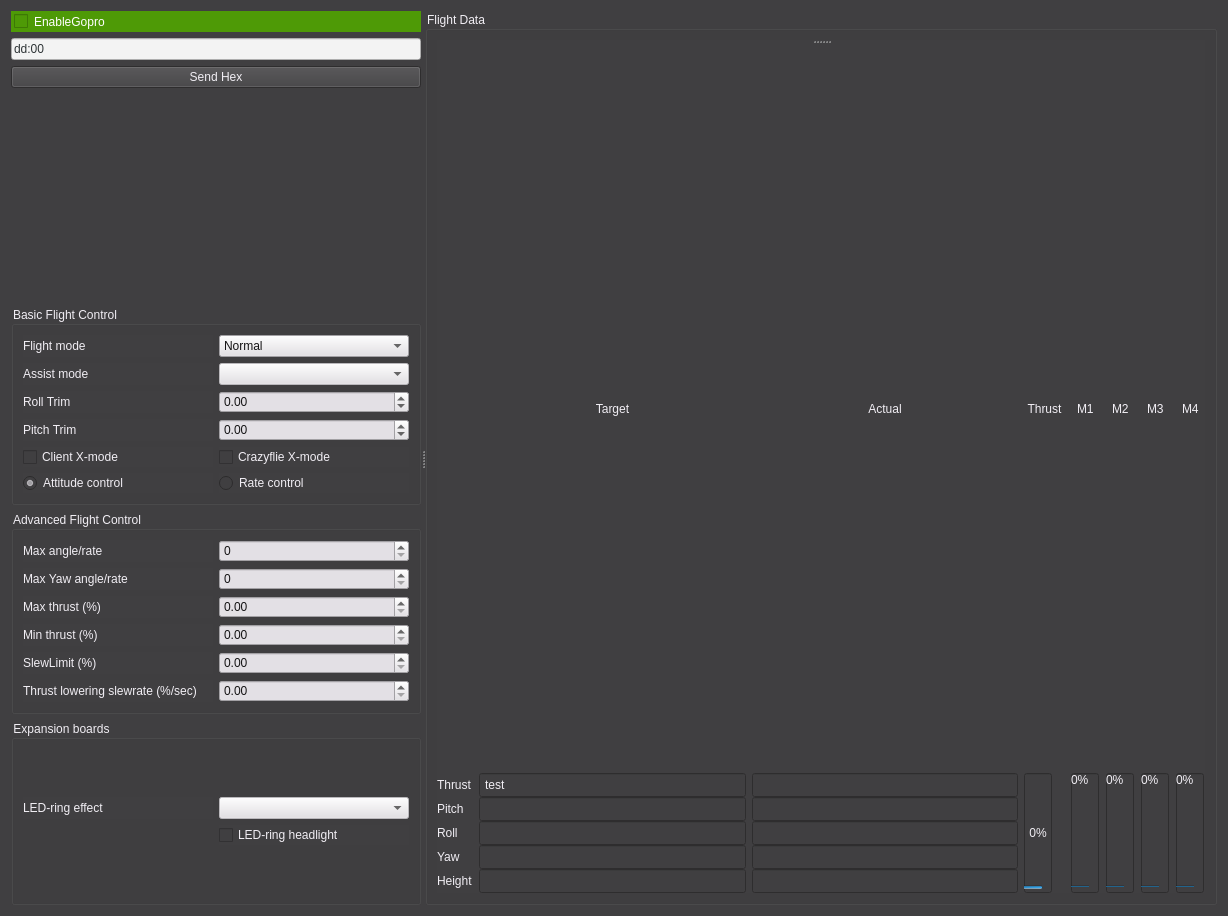
<?xml version="1.0" encoding="UTF-8"?>
<ui version="4.0">
 <class>Form</class>
 <widget class="QWidget" name="Form">
  <property name="geometry">
   <rect>
    <x>0</x>
    <y>0</y>
    <width>1228</width>
    <height>916</height>
   </rect>
  </property>
  <property name="windowTitle">
   <string>Form</string>
  </property>
  <property name="styleSheet">
   <string notr="true">background-color: rgb(64, 63, 65);
color: rgb(241, 238, 244);</string>
  </property>
  <layout class="QHBoxLayout" name="horizontalLayout">
   <item>
    <widget class="QSplitter" name="splitter_2">
     <property name="orientation">
      <enum>Qt::Horizontal</enum>
     </property>
     <widget class="QWidget" name="layoutWidget">
      <layout class="QVBoxLayout" name="verticalLayout">
       <property name="sizeConstraint">
        <enum>QLayout::SetMaximumSize</enum>
       </property>
       <item>
        <widget class="QCheckBox" name="checkEnableGoPro">
         <property name="styleSheet">
          <string notr="true">color: rgb(255, 255, 255);
background-color: rgb(78, 154, 6);
padding: 3px;</string>
         </property>
         <property name="text">
          <string>EnableGopro</string>
         </property>
        </widget>
       </item>
       <item>
        <widget class="QLineEdit" name="lineEdit">
         <property name="styleSheet">
          <string notr="true">background-color: rgb(243, 243, 243);
color: rgb(46, 52, 54);</string>
         </property>
         <property name="text">
          <string>dd:00</string>
         </property>
        </widget>
       </item>
       <item>
        <widget class="QPushButton" name="sendHexButton">
         <property name="text">
          <string>Send Hex</string>
         </property>
        </widget>
       </item>
       <item>
        <spacer name="horizontalSpacer">
         <property name="orientation">
          <enum>Qt::Horizontal</enum>
         </property>
         <property name="sizeHint" stdset="0">
          <size>
           <width>40</width>
           <height>20</height>
          </size>
         </property>
        </spacer>
       </item>
       <item>
        <widget class="QLabel" name="video_window">
         <property name="text">
          <string/>
         </property>
        </widget>
       </item>
       <item>
        <widget class="QGroupBox" name="groupBox_2">
         <property name="sizePolicy">
          <sizepolicy hsizetype="Preferred" vsizetype="Preferred">
           <horstretch>0</horstretch>
           <verstretch>0</verstretch>
          </sizepolicy>
         </property>
         <property name="minimumSize">
          <size>
           <width>160</width>
           <height>0</height>
          </size>
         </property>
         <property name="maximumSize">
          <size>
           <width>16777215</width>
           <height>16777215</height>
          </size>
         </property>
         <property name="title">
          <string>Basic Flight Control</string>
         </property>
         <layout class="QHBoxLayout" name="horizontalLayout_3">
          <item>
           <layout class="QGridLayout" name="gridLayout_3">
            <item row="1" column="0">
             <widget class="QLabel" name="label_4">
              <property name="minimumSize">
               <size>
                <width>100</width>
                <height>0</height>
               </size>
              </property>
              <property name="text">
               <string>Flight mode</string>
              </property>
             </widget>
            </item>
            <item row="0" column="1">
             <spacer name="verticalSpacer_3">
              <property name="orientation">
               <enum>Qt::Vertical</enum>
              </property>
              <property name="sizeType">
               <enum>QSizePolicy::Maximum</enum>
              </property>
              <property name="sizeHint" stdset="0">
               <size>
                <width>0</width>
                <height>0</height>
               </size>
              </property>
             </spacer>
            </item>
            <item row="4" column="1">
             <widget class="QDoubleSpinBox" name="targetCalPitch">
              <property name="styleSheet">
               <string notr="true">background-color: rgb(227, 224, 229);
color: rgb(21, 20, 21);</string>
              </property>
              <property name="minimum">
               <double>-20.000000000000000</double>
              </property>
              <property name="maximum">
               <double>20.000000000000000</double>
              </property>
              <property name="singleStep">
               <double>0.200000000000000</double>
              </property>
             </widget>
            </item>
            <item row="5" column="1">
             <widget class="QCheckBox" name="crazyflieXModeCheckbox">
              <property name="enabled">
               <bool>false</bool>
              </property>
              <property name="text">
               <string>Crazyflie X-mode</string>
              </property>
             </widget>
            </item>
            <item row="3" column="1">
             <widget class="QDoubleSpinBox" name="targetCalRoll">
              <property name="styleSheet">
               <string notr="true">background-color: rgb(227, 224, 229);
color: rgb(21, 20, 21);</string>
              </property>
              <property name="minimum">
               <double>-20.000000000000000</double>
              </property>
              <property name="maximum">
               <double>20.000000000000000</double>
              </property>
              <property name="singleStep">
               <double>0.200000000000000</double>
              </property>
             </widget>
            </item>
            <item row="6" column="0">
             <widget class="QRadioButton" name="angularPidRadioButton">
              <property name="enabled">
               <bool>false</bool>
              </property>
              <property name="text">
               <string>Attitude control</string>
              </property>
              <property name="checked">
               <bool>true</bool>
              </property>
             </widget>
            </item>
            <item row="4" column="0">
             <widget class="QLabel" name="label_3">
              <property name="text">
               <string>Pitch Trim</string>
              </property>
             </widget>
            </item>
            <item row="6" column="1">
             <widget class="QRadioButton" name="ratePidRadioButton">
              <property name="enabled">
               <bool>false</bool>
              </property>
              <property name="text">
               <string>Rate control</string>
              </property>
             </widget>
            </item>
            <item row="2" column="0">
             <widget class="QLabel" name="label_5">
              <property name="text">
               <string>Assist mode</string>
              </property>
             </widget>
            </item>
            <item row="5" column="0">
             <widget class="QCheckBox" name="clientXModeCheckbox">
              <property name="enabled">
               <bool>false</bool>
              </property>
              <property name="text">
               <string>Client X-mode</string>
              </property>
             </widget>
            </item>
            <item row="2" column="1">
             <widget class="QComboBox" name="_assist_mode_combo">
              <property name="enabled">
               <bool>false</bool>
              </property>
              <property name="styleSheet">
               <string notr="true">background-color: rgb(227, 224, 229);
color: rgb(21, 20, 21);</string>
              </property>
             </widget>
            </item>
            <item row="3" column="0">
             <widget class="QLabel" name="label_2">
              <property name="text">
               <string>Roll Trim</string>
              </property>
             </widget>
            </item>
            <item row="1" column="1">
             <widget class="QComboBox" name="flightModeCombo">
              <property name="minimumSize">
               <size>
                <width>0</width>
                <height>0</height>
               </size>
              </property>
              <property name="toolTip">
               <string>&lt;html&gt;&lt;head/&gt;&lt;body&gt;&lt;p&gt;Select what flightmode to use:&lt;/p&gt;&lt;p&gt; * Safe prevents crashing&lt;/p&gt;&lt;p&gt; * Crazy does not prevent crashing :)&lt;/p&gt;&lt;/body&gt;&lt;/html&gt;</string>
              </property>
              <property name="styleSheet">
               <string notr="true">background-color: rgb(227, 224, 229);
color: rgb(21, 20, 21);</string>
              </property>
              <property name="editable">
               <bool>false</bool>
              </property>
              <property name="currentIndex">
               <number>0</number>
              </property>
              <item>
               <property name="text">
                <string>Normal</string>
               </property>
              </item>
              <item>
               <property name="text">
                <string>Advanced</string>
               </property>
              </item>
             </widget>
            </item>
           </layout>
          </item>
         </layout>
        </widget>
       </item>
       <item>
        <widget class="QGroupBox" name="groupBox_3">
         <property name="sizePolicy">
          <sizepolicy hsizetype="Preferred" vsizetype="Preferred">
           <horstretch>0</horstretch>
           <verstretch>0</verstretch>
          </sizepolicy>
         </property>
         <property name="minimumSize">
          <size>
           <width>160</width>
           <height>0</height>
          </size>
         </property>
         <property name="maximumSize">
          <size>
           <width>16777215</width>
           <height>16777215</height>
          </size>
         </property>
         <property name="title">
          <string>Advanced Flight Control</string>
         </property>
         <layout class="QHBoxLayout" name="horizontalLayout_4">
          <item>
           <layout class="QGridLayout" name="gridLayout_4">
            <item row="2" column="0">
             <widget class="QLabel" name="label_9">
              <property name="text">
               <string>Max thrust (%)</string>
              </property>
             </widget>
            </item>
            <item row="0" column="0">
             <widget class="QLabel" name="label_7">
              <property name="layoutDirection">
               <enum>Qt::LeftToRight</enum>
              </property>
              <property name="text">
               <string>Max angle/rate</string>
              </property>
             </widget>
            </item>
            <item row="3" column="0">
             <widget class="QLabel" name="label">
              <property name="text">
               <string>Min thrust (%)</string>
              </property>
             </widget>
            </item>
            <item row="5" column="0">
             <widget class="QLabel" name="label_26">
              <property name="text">
               <string>Thrust lowering slewrate (%/sec)</string>
              </property>
              <property name="wordWrap">
               <bool>true</bool>
              </property>
             </widget>
            </item>
            <item row="4" column="0">
             <widget class="QLabel" name="label_31">
              <property name="text">
               <string>SlewLimit (%)</string>
              </property>
             </widget>
            </item>
            <item row="1" column="0">
             <widget class="QLabel" name="label_32">
              <property name="text">
               <string>Max Yaw angle/rate</string>
              </property>
             </widget>
            </item>
            <item row="2" column="1">
             <widget class="QDoubleSpinBox" name="maxThrust">
              <property name="styleSheet">
               <string notr="true">background-color: rgb(227, 224, 229);
color: rgb(21, 20, 21);</string>
              </property>
             </widget>
            </item>
            <item row="3" column="1">
             <widget class="QDoubleSpinBox" name="minThrust">
              <property name="styleSheet">
               <string notr="true">background-color: rgb(227, 224, 229);
color: rgb(21, 20, 21);</string>
              </property>
             </widget>
            </item>
            <item row="4" column="1">
             <widget class="QDoubleSpinBox" name="slewEnableLimit">
              <property name="styleSheet">
               <string notr="true">background-color: rgb(227, 224, 229);
color: rgb(21, 20, 21);</string>
              </property>
             </widget>
            </item>
            <item row="5" column="1">
             <widget class="QDoubleSpinBox" name="thrustLoweringSlewRateLimit">
              <property name="styleSheet">
               <string notr="true">background-color: rgb(227, 224, 229);
color: rgb(21, 20, 21);</string>
              </property>
             </widget>
            </item>
            <item row="1" column="1">
             <widget class="QSpinBox" name="maxYawRate">
              <property name="styleSheet">
               <string notr="true">background-color: rgb(227, 224, 229);
color: rgb(21, 20, 21);</string>
              </property>
              <property name="minimum">
               <number>0</number>
              </property>
              <property name="maximum">
               <number>500</number>
              </property>
              <property name="value">
               <number>0</number>
              </property>
             </widget>
            </item>
            <item row="0" column="1">
             <widget class="QSpinBox" name="maxAngle">
              <property name="styleSheet">
               <string notr="true">background-color: rgb(227, 224, 229);
color: rgb(21, 20, 21);</string>
              </property>
              <property name="minimum">
               <number>0</number>
              </property>
              <property name="maximum">
               <number>500</number>
              </property>
              <property name="value">
               <number>0</number>
              </property>
             </widget>
            </item>
           </layout>
          </item>
         </layout>
        </widget>
       </item>
       <item>
        <widget class="QGroupBox" name="groupBox_4">
         <property name="minimumSize">
          <size>
           <width>160</width>
           <height>0</height>
          </size>
         </property>
         <property name="title">
          <string>Expansion boards</string>
         </property>
         <layout class="QGridLayout" name="gridLayout_6">
          <item row="0" column="0">
           <layout class="QGridLayout" name="gridLayout_2">
            <item row="2" column="1">
             <widget class="QCheckBox" name="_led_ring_headlight">
              <property name="enabled">
               <bool>false</bool>
              </property>
              <property name="text">
               <string>LED-ring headlight</string>
              </property>
             </widget>
            </item>
            <item row="1" column="1">
             <widget class="QComboBox" name="_led_ring_effect">
              <property name="enabled">
               <bool>false</bool>
              </property>
              <property name="styleSheet">
               <string notr="true">background-color: rgb(227, 224, 229);
color: rgb(21, 20, 21);</string>
              </property>
             </widget>
            </item>
            <item row="1" column="0">
             <widget class="QLabel" name="label_8">
              <property name="text">
               <string>LED-ring effect</string>
              </property>
             </widget>
            </item>
           </layout>
          </item>
         </layout>
        </widget>
       </item>
      </layout>
     </widget>
     <widget class="QWidget" name="layoutWidget">
      <layout class="QHBoxLayout" name="horizontalLayout_2">
       <property name="sizeConstraint">
        <enum>QLayout::SetDefaultConstraint</enum>
       </property>
       <item>
        <widget class="QGroupBox" name="groupBox">
         <property name="sizePolicy">
          <sizepolicy hsizetype="Preferred" vsizetype="Preferred">
           <horstretch>2</horstretch>
           <verstretch>0</verstretch>
          </sizepolicy>
         </property>
         <property name="title">
          <string>Flight Data</string>
         </property>
         <layout class="QGridLayout" name="gridLayout">
          <item row="0" column="0">
           <widget class="QSplitter" name="splitter">
            <property name="orientation">
             <enum>Qt::Vertical</enum>
            </property>
            <widget class="QWidget" name="layoutWidget">
             <layout class="QVBoxLayout" name="verticalAttitudeIndicator"/>
            </widget>
            <widget class="QWidget" name="layoutWidget">
             <layout class="QGridLayout" name="gridLayout_5" rowstretch="0,3,3,3,3,3" rowminimumheight="1,1,1,1,1,1">
              <property name="sizeConstraint">
               <enum>QLayout::SetMinimumSize</enum>
              </property>
              <property name="horizontalSpacing">
               <number>6</number>
              </property>
              <property name="verticalSpacing">
               <number>0</number>
              </property>
              <item row="5" column="0">
               <widget class="QLabel" name="label_17">
                <property name="text">
                 <string>Height</string>
                </property>
               </widget>
              </item>
              <item row="2" column="4">
               <widget class="QLineEdit" name="actualPitch">
                <property name="styleSheet">
                 <string notr="true">padding: 3px;</string>
                </property>
               </widget>
              </item>
              <item row="1" column="8" rowspan="5">
               <widget class="QProgressBar" name="actualM1">
                <property name="styleSheet">
                 <string notr="true">padding: 3px;</string>
                </property>
                <property name="maximum">
                 <number>65535</number>
                </property>
                <property name="value">
                 <number>0</number>
                </property>
                <property name="orientation">
                 <enum>Qt::Vertical</enum>
                </property>
               </widget>
              </item>
              <item row="1" column="10" rowspan="5">
               <widget class="QProgressBar" name="actualM3">
                <property name="styleSheet">
                 <string notr="true">padding: 3px;</string>
                </property>
                <property name="maximum">
                 <number>65535</number>
                </property>
                <property name="value">
                 <number>0</number>
                </property>
                <property name="orientation">
                 <enum>Qt::Vertical</enum>
                </property>
               </widget>
              </item>
              <item row="0" column="6">
               <widget class="QLabel" name="label_6">
                <property name="styleSheet">
                 <string notr="true">padding: 3px;</string>
                </property>
                <property name="text">
                 <string>Thrust</string>
                </property>
                <property name="alignment">
                 <set>Qt::AlignCenter</set>
                </property>
               </widget>
              </item>
              <item row="5" column="4">
               <widget class="QLineEdit" name="actualHeight">
                <property name="enabled">
                 <bool>false</bool>
                </property>
                <property name="styleSheet">
                 <string notr="true">padding: 3px;</string>
                </property>
                <property name="text">
                 <string/>
                </property>
               </widget>
              </item>
              <item row="0" column="2">
               <widget class="QLabel" name="label_14">
                <property name="text">
                 <string>Target</string>
                </property>
                <property name="alignment">
                 <set>Qt::AlignCenter</set>
                </property>
               </widget>
              </item>
              <item row="3" column="2">
               <widget class="QLineEdit" name="targetRoll">
                <property name="styleSheet">
                 <string notr="true">padding: 3px;</string>
                </property>
               </widget>
              </item>
              <item row="1" column="6" rowspan="5">
               <widget class="QProgressBar" name="thrustProgress">
                <property name="sizePolicy">
                 <sizepolicy hsizetype="Maximum" vsizetype="Expanding">
                  <horstretch>0</horstretch>
                  <verstretch>0</verstretch>
                 </sizepolicy>
                </property>
                <property name="sizeIncrement">
                 <size>
                  <width>0</width>
                  <height>0</height>
                 </size>
                </property>
                <property name="styleSheet">
                 <string notr="true">padding: 3px;</string>
                </property>
                <property name="maximum">
                 <number>65600</number>
                </property>
                <property name="value">
                 <number>24</number>
                </property>
                <property name="alignment">
                 <set>Qt::AlignCenter</set>
                </property>
                <property name="orientation">
                 <enum>Qt::Vertical</enum>
                </property>
                <property name="invertedAppearance">
                 <bool>false</bool>
                </property>
               </widget>
              </item>
              <item row="1" column="0">
               <widget class="QLabel" name="label_16">
                <property name="text">
                 <string>Thrust</string>
                </property>
               </widget>
              </item>
              <item row="0" column="8">
               <widget class="QLabel" name="M1label">
                <property name="styleSheet">
                 <string notr="true">padding: 3px;</string>
                </property>
                <property name="text">
                 <string>M1</string>
                </property>
               </widget>
              </item>
              <item row="3" column="0">
               <widget class="QLabel" name="label_12">
                <property name="text">
                 <string>Roll</string>
                </property>
               </widget>
              </item>
              <item row="0" column="10">
               <widget class="QLabel" name="M3label">
                <property name="styleSheet">
                 <string notr="true">padding: 3px;</string>
                </property>
                <property name="text">
                 <string>M3</string>
                </property>
               </widget>
              </item>
              <item row="4" column="2">
               <widget class="QLineEdit" name="targetYaw">
                <property name="styleSheet">
                 <string notr="true">padding: 3px;</string>
                </property>
               </widget>
              </item>
              <item row="1" column="9" rowspan="5">
               <widget class="QProgressBar" name="actualM2">
                <property name="styleSheet">
                 <string notr="true">padding: 3px;</string>
                </property>
                <property name="maximum">
                 <number>65535</number>
                </property>
                <property name="value">
                 <number>0</number>
                </property>
                <property name="orientation">
                 <enum>Qt::Vertical</enum>
                </property>
               </widget>
              </item>
              <item row="2" column="2">
               <widget class="QLineEdit" name="targetPitch">
                <property name="styleSheet">
                 <string notr="true">padding: 3px;</string>
                </property>
               </widget>
              </item>
              <item row="2" column="0">
               <widget class="QLabel" name="label_11">
                <property name="text">
                 <string>Pitch</string>
                </property>
               </widget>
              </item>
              <item row="0" column="4">
               <widget class="QLabel" name="label_15">
                <property name="text">
                 <string>Actual</string>
                </property>
                <property name="alignment">
                 <set>Qt::AlignCenter</set>
                </property>
               </widget>
              </item>
              <item row="4" column="4">
               <widget class="QLineEdit" name="actualYaw">
                <property name="styleSheet">
                 <string notr="true">padding: 3px;</string>
                </property>
               </widget>
              </item>
              <item row="0" column="9">
               <widget class="QLabel" name="M2label">
                <property name="styleSheet">
                 <string notr="true">padding: 3px;</string>
                </property>
                <property name="text">
                 <string>M2</string>
                </property>
               </widget>
              </item>
              <item row="1" column="11" rowspan="5">
               <widget class="QProgressBar" name="actualM4">
                <property name="styleSheet">
                 <string notr="true">padding: 3px;</string>
                </property>
                <property name="maximum">
                 <number>65535</number>
                </property>
                <property name="value">
                 <number>0</number>
                </property>
                <property name="orientation">
                 <enum>Qt::Vertical</enum>
                </property>
               </widget>
              </item>
              <item row="1" column="2">
               <widget class="QLineEdit" name="targetThrust">
                <property name="sizePolicy">
                 <sizepolicy hsizetype="Expanding" vsizetype="Fixed">
                  <horstretch>0</horstretch>
                  <verstretch>0</verstretch>
                 </sizepolicy>
                </property>
                <property name="styleSheet">
                 <string notr="true">padding: 3px;</string>
                </property>
                <property name="text">
                 <string>test</string>
                </property>
               </widget>
              </item>
              <item row="0" column="11">
               <widget class="QLabel" name="M4label">
                <property name="styleSheet">
                 <string notr="true">padding: 3px;</string>
                </property>
                <property name="text">
                 <string>M4</string>
                </property>
               </widget>
              </item>
              <item row="1" column="4">
               <widget class="QLineEdit" name="actualThrust">
                <property name="styleSheet">
                 <string notr="true">padding: 3px;</string>
                </property>
               </widget>
              </item>
              <item row="0" column="12" rowspan="6">
               <layout class="QGridLayout" name="gridLayout_7"/>
              </item>
              <item row="4" column="0">
               <widget class="QLabel" name="label_13">
                <property name="text">
                 <string>Yaw</string>
                </property>
               </widget>
              </item>
              <item row="3" column="4">
               <widget class="QLineEdit" name="actualRoll">
                <property name="styleSheet">
                 <string notr="true">padding: 3px;</string>
                </property>
               </widget>
              </item>
              <item row="5" column="2">
               <widget class="QLineEdit" name="targetHeight">
                <property name="enabled">
                 <bool>false</bool>
                </property>
                <property name="styleSheet">
                 <string notr="true">padding: 3px;</string>
                </property>
                <property name="text">
                 <string/>
                </property>
               </widget>
              </item>
             </layout>
            </widget>
           </widget>
          </item>
         </layout>
        </widget>
       </item>
      </layout>
     </widget>
    </widget>
   </item>
  </layout>
 </widget>
 <resources/>
 <connections/>
</ui>
